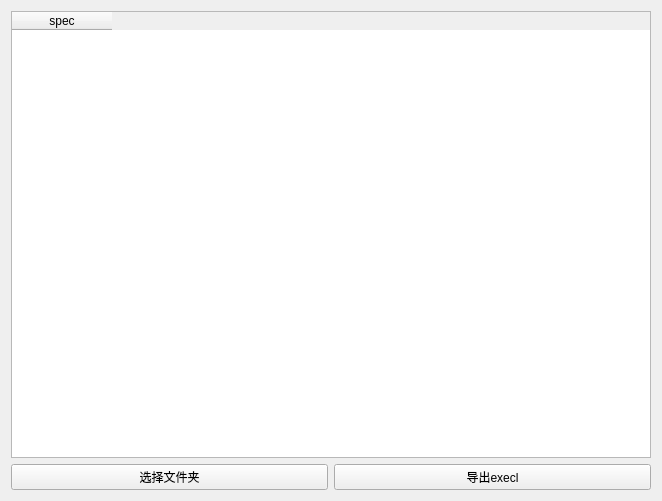
<?xml version="1.0" encoding="UTF-8"?>
<ui version="4.0">
 <class>Form</class>
 <widget class="QWidget" name="Form">
  <property name="geometry">
   <rect>
    <x>0</x>
    <y>0</y>
    <width>662</width>
    <height>501</height>
   </rect>
  </property>
  <property name="windowTitle">
   <string>Form</string>
  </property>
  <layout class="QVBoxLayout" name="verticalLayout">
   <item>
    <widget class="QTableWidget" name="table">
     <column>
      <property name="text">
       <string>spec</string>
      </property>
     </column>
    </widget>
   </item>
   <item>
    <layout class="QHBoxLayout" name="horizontalLayout">
     <item>
      <widget class="QPushButton" name="workFolder">
       <property name="text">
        <string>选择文件夹</string>
       </property>
      </widget>
     </item>
     <item>
      <widget class="QPushButton" name="execl">
       <property name="text">
        <string>导出execl</string>
       </property>
      </widget>
     </item>
    </layout>
   </item>
  </layout>
 </widget>
 <resources/>
 <connections/>
</ui>
